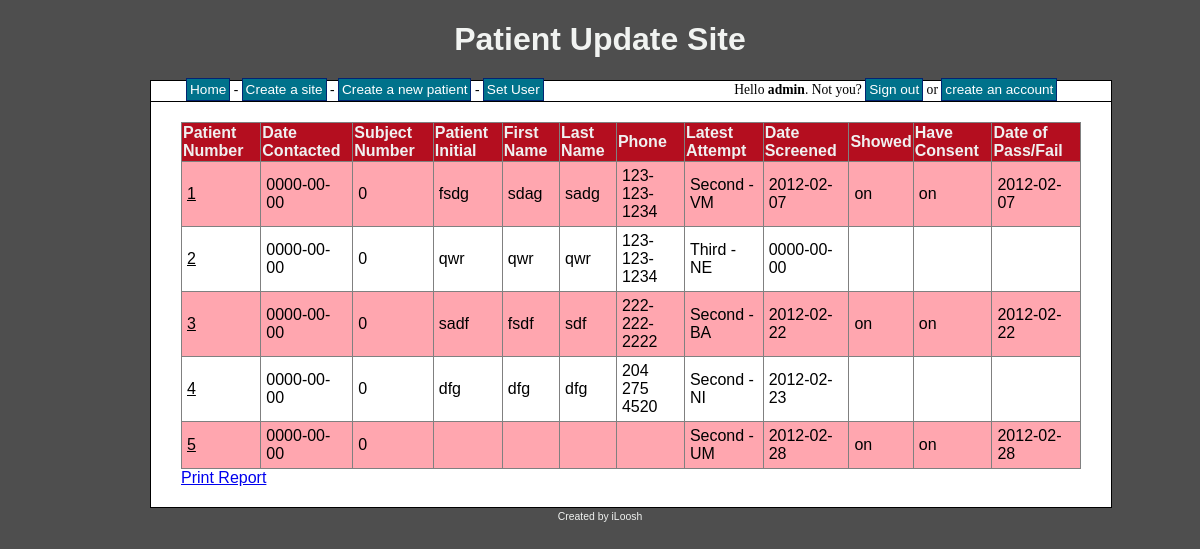
The page /site.php?id=9 (signed in) on the database its author committed.
### tables this page shows
CREATE TABLE IF NOT EXISTS `sites` (
  `site_id` int(8) NOT NULL AUTO_INCREMENT,
  `site_name` varchar(30) NOT NULL,
  `site_study` varchar(255) NOT NULL,
  `site_address` varchar(255) NOT NULL,
  `site_phone` varchar(30) NOT NULL,
  `site_fax` varchar(30) NOT NULL,
  `site_user` int(8) NOT NULL,
  PRIMARY KEY (`site_id`),
  KEY `site_user` (`site_user`)
);

CREATE TABLE IF NOT EXISTS `patients` (
  `patient_id` int(8) NOT NULL AUTO_INCREMENT,
  `patient_num` int(8) NOT NULL,
  `patient_dateContacted` date NOT NULL,
  `patient_subjectNum` int(8) NOT NULL,
  `patient_initial` varchar(30) NOT NULL,
  `patient_fName` varchar(255) NOT NULL,
  `patient_lName` varchar(255) NOT NULL,
  `patient_phone` varchar(255) NOT NULL,
  `patient_firstAtt` varchar(10) NOT NULL,
  `patient_secondAtt` varchar(10) NOT NULL,
  `patient_thirdAtt` varchar(10) NOT NULL,
  `patient_dateScreened` date NOT NULL,
  `patient_show` varchar(10) NOT NULL,
  `patient_comment` text NOT NULL,
  `patient_dateEnroll` date NOT NULL,
  `patient_dateScreeFail` date NOT NULL,
  `patient_failCriteria` varchar(255) NOT NULL,
  `patient_consent` varchar(10) NOT NULL,
  `patient_status` varchar(255) NOT NULL,
  `patient_site` int(8) NOT NULL,
  `patient_PDFform` varchar(255) NOT NULL,
  PRIMARY KEY (`patient_id`),
  KEY `patient_site` (`patient_site`)
);

### site.php (the view, shortened to what this page needs)
<?php
include 'header.php';
if($_SESSION['signed_in']){
	$sql = "SELECT  site_user
			FROM sites
			WHERE site_id = " . mysql_real_escape_string($_GET['id']);
	$result = mysql_query($sql);
	while($row = mysql_fetch_array($result))
	{
		if($_SESSION['user_level'] == 1 || $row['site_user'] == $_SESSION['user_id']){
			$sqlP = "SELECT
						patient_id,
						patient_num,
						patient_dateContacted,
						patient_subjectNum,
						patient_initial,
						patient_fName,
						patient_lName,
						patient_phone,
						patient_firstAtt,
						patient_secondAtt,
						patient_thirdAtt,
						patient_dateScreened,
						patient_show,
						patient_comment,
						patient_dateEnroll,
						patient_dateScreeFail,
						patient_failCriteria,
						patient_consent,
						patient_status,
						patient_site
					FROM
						patients";
			$resultP = mysql_query($sqlP);
			if(!$resultP)
			{
				echo 'Error while selecting from database. Please try again later.';
			}
			else
			{
				if(mysql_num_rows($resultP) == 0)
				{
					if($_SESSION['user_level'] == 1)
					{
						echo 'You have not created any record in this Site.<br>';
						echo '<a href="create_patient.php">Create one now</a>';
					}
					else
					{
						echo 'There are now records in this site';
					}
				}
				else
				{
					echo '<table border="1">
						  <tr>
						  	<th>Patient Number</th>
							<th>Date Contacted</th>
							<th>Subject Number</th>
							<th>Patient Initial</th>
							<th>First Name</th>
							<th>Last Name</th>
							<th>Phone</th>
							<th>Latest Attempt</th>
							<th>Date Screened</th>
							<th>Showed</th>
							<th>Have Consent</th>
							<th>Date of Pass/Fail</th>
						  </tr>';
					while($rowP = mysql_fetch_assoc($resultP))
					{
						if($_GET['id'] == $rowP['patient_site'])
						{
							echo '<tr';
							if($_SESSION['user_level'] == 1)
							{
								if($rowP['patient_status'] == "FOLLOWUP"){
									echo ' bgcolor="#FFFFFF" ';
								}
								else if($rowP['patient_status'] == "CONTACT"){
									echo ' bgcolor="#FFFB85" ';
								}
								else if($rowP['patient_status'] == "ENROLLED"){
									echo ' bgcolor="#32E352" ';
								}
								else if($rowP['patient_status'] == "FAILED"){
									echo ' bgcolor="#FFA6AF" ';
								}
								else
								{
									echo ' bgcolor="#FFFFFF" ';
								}
							}
							echo '>';
							echo '<td><a href="patient.php?pat=' . $rowP['patient_id'] . '&site=' . $rowP['patient_site'] . '">' . $rowP['patient_num'] . '</td>';
							echo '<td>' . $rowP['patient_dateContacted'] . '</td>';
							echo '<td>' . $rowP['patient_subjectNum'] . '</td>';
							echo '<td>' . $rowP['patient_initial'] . '</td>';
							echo '<td>' . $rowP['patient_fName'] . '</td>';
							echo '<td>' . $rowP['patient_lName'] . '</td>';
							echo '<td>' . $rowP['patient_phone'] . '</td>';
							if(($rowP['patient_firstAtt'] == "") && ($rowP['patient_secondAtt'] == "") && ($rowP['patient_thirdAtt'] == ""))
							{
								echo '<td>' . $rowP['patient_firstAtt'] . '</td>';
							}
							else if(!($rowP['patient_firstAtt'] == "") && ($rowP['patient_secondAtt'] == "") && ($rowP['patient_thirdAtt'] == ""))
							{
								echo '<td>First - ' . $rowP['patient_firstAtt'] . '</td>';
							}
							else if(!($rowP['patient_firstAtt'] == "") && !($rowP['patient_secondAtt'] == "") && ($rowP['patient_thirdAtt'] == ""))
							{
								echo '<td>Second - ' . $rowP['patient_secondAtt'] . '</td>';
							}
							else if(!($rowP['patient_firstAtt'] == "") && !($rowP['patient_secondAtt'] == "") && !($rowP['patient_thirdAtt'] == ""))
							{
								echo '<td>Third - ' . $rowP['patient_thirdAtt'] . '</td>';
							}
							else
							{
								echo '<td>Error</td>';
							}
							echo '<td>' . $rowP['patient_dateScreened'] . '</td>';
							echo '<td>' . $rowP['patient_show'] . '</td>';
							echo '<td>' . $rowP['patient_consent'] . '</td>';
							echo '<td>';
							if($rowP['patient_dateEnroll'] == "0000-00-00" && $rowP['patient_dateScreeFail'] == "0000-00-00")
							{
								echo '</td>';
							}
							else if($rowP['patient_dateEnroll'] != "0000-00-00" && $rowP['patient_dateScreeFail'] == "0000-00-00")
							{
								echo $rowP['patient_dateEnroll'] . '</td>';
							}
							else if($rowP['patient_dateEnroll'] == "0000-00-00" && $rowP['patient_dateScreeFail'] != "0000-00-00")
							{
								echo $rowP['patient_dateScreeFail'] . '</td>';
							}
							echo '</tr>';
						}
					}
					echo '</table>';
					if($_SESSION['user_level'] == 1)
					{
						echo '<a href="sitePrint.php?site=' . $_GET['id']. '" >Print Report</a>';
					}
				}
			}
		}
		else
			echo 'Access to this page is denied';
	}
}
else{
	echo 'You must be signed in to view this page';
}
include 'footer.php';
?>

### style.css (style rules this page uses)
body { background-color: #4E4E4E; text-align: center; }
table { border-collapse: collapse; width: 100%; }
table a { color: #000; }
th { background-color: #B40E1F; color: #F0F0F0; }
td { padding: 5px; }

### rows shown on the page
patients: patient_num "1", patient_dateContacted "0000-00-00", patient_subjectNum "0", patient_initial "fsdg", patient_fName "sdag", patient_lName "sadg", patient_phone "123-123-1234", patient_secondAtt "VM", patient_dateScreened "2012-02-07", patient_show "on", patient_consent "on", patient_dateScreeFail "2012-02-07"
patients: patient_num "2", patient_dateContacted "0000-00-00", patient_subjectNum "0", patient_initial "qwr", patient_fName "qwr", patient_lName "qwr", patient_phone "123-123-1234", patient_thirdAtt "NE", patient_dateScreened "0000-00-00"
patients: patient_num "3", patient_dateContacted "0000-00-00", patient_subjectNum "0", patient_initial "sadf", patient_fName "fsdf", patient_lName "sdf", patient_phone "222-222-2222", patient_secondAtt "BA", patient_dateScreened "2012-02-22", patient_show "on", patient_consent "on", patient_dateScreeFail "2012-02-22"
patients: patient_num "4", patient_dateContacted "0000-00-00", patient_subjectNum "0", patient_initial "dfg", patient_fName "dfg", patient_lName "dfg", patient_phone "204 275 4520", patient_secondAtt "NI", patient_dateScreened "2012-02-23"
patients: patient_num "5", patient_dateContacted "0000-00-00", patient_subjectNum "0", patient_secondAtt "UM", patient_dateScreened "2012-02-28", patient_show "on", patient_consent "on", patient_dateScreeFail "2012-02-28"

### other values the page prints
$_SESSION['user_name'] "admin"
